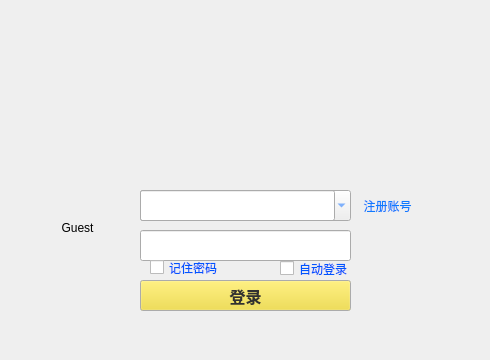
<?xml version="1.0" encoding="UTF-8"?>
<ui version="4.0">
 <class>login</class>
 <widget class="QWidget" name="login">
  <property name="geometry">
   <rect>
    <x>0</x>
    <y>0</y>
    <width>490</width>
    <height>360</height>
   </rect>
  </property>
  <property name="mouseTracking">
   <bool>true</bool>
  </property>
  <property name="windowTitle">
   <string>天天斗地主</string>
  </property>
  <widget class="QLineEdit" name="code1">
   <property name="geometry">
    <rect>
     <x>140</x>
     <y>230</y>
     <width>211</width>
     <height>31</height>
    </rect>
   </property>
  </widget>
  <widget class="QCheckBox" name="remember">
   <property name="geometry">
    <rect>
     <x>150</x>
     <y>252</y>
     <width>71</width>
     <height>31</height>
    </rect>
   </property>
   <property name="palette">
    <palette>
     <active>
      <colorrole role="WindowText">
       <brush brushstyle="SolidPattern">
        <color alpha="255">
         <red>0</red>
         <green>85</green>
         <blue>255</blue>
        </color>
       </brush>
      </colorrole>
     </active>
     <inactive>
      <colorrole role="WindowText">
       <brush brushstyle="SolidPattern">
        <color alpha="255">
         <red>0</red>
         <green>85</green>
         <blue>255</blue>
        </color>
       </brush>
      </colorrole>
     </inactive>
     <disabled>
      <colorrole role="WindowText">
       <brush brushstyle="SolidPattern">
        <color alpha="255">
         <red>120</red>
         <green>120</green>
         <blue>120</blue>
        </color>
       </brush>
      </colorrole>
     </disabled>
    </palette>
   </property>
   <property name="text">
    <string>记住密码</string>
   </property>
  </widget>
  <widget class="QCheckBox" name="autologin">
   <property name="geometry">
    <rect>
     <x>280</x>
     <y>260</y>
     <width>72</width>
     <height>17</height>
    </rect>
   </property>
   <property name="palette">
    <palette>
     <active>
      <colorrole role="WindowText">
       <brush brushstyle="SolidPattern">
        <color alpha="255">
         <red>0</red>
         <green>85</green>
         <blue>255</blue>
        </color>
       </brush>
      </colorrole>
     </active>
     <inactive>
      <colorrole role="WindowText">
       <brush brushstyle="SolidPattern">
        <color alpha="255">
         <red>0</red>
         <green>85</green>
         <blue>255</blue>
        </color>
       </brush>
      </colorrole>
     </inactive>
     <disabled>
      <colorrole role="WindowText">
       <brush brushstyle="SolidPattern">
        <color alpha="255">
         <red>120</red>
         <green>120</green>
         <blue>120</blue>
        </color>
       </brush>
      </colorrole>
     </disabled>
    </palette>
   </property>
   <property name="text">
    <string>自动登录</string>
   </property>
  </widget>
  <widget class="QPushButton" name="loginbutton">
   <property name="geometry">
    <rect>
     <x>140</x>
     <y>280</y>
     <width>211</width>
     <height>31</height>
    </rect>
   </property>
   <property name="palette">
    <palette>
     <active>
      <colorrole role="WindowText">
       <brush brushstyle="SolidPattern">
        <color alpha="255">
         <red>0</red>
         <green>0</green>
         <blue>0</blue>
        </color>
       </brush>
      </colorrole>
      <colorrole role="Button">
       <brush brushstyle="SolidPattern">
        <color alpha="255">
         <red>240</red>
         <green>218</green>
         <blue>44</blue>
        </color>
       </brush>
      </colorrole>
      <colorrole role="Midlight">
       <brush brushstyle="SolidPattern">
        <color alpha="255">
         <red>255</red>
         <green>255</green>
         <blue>255</blue>
        </color>
       </brush>
      </colorrole>
      <colorrole role="Dark">
       <brush brushstyle="SolidPattern">
        <color alpha="255">
         <red>255</red>
         <green>255</green>
         <blue>255</blue>
        </color>
       </brush>
      </colorrole>
      <colorrole role="Text">
       <brush brushstyle="SolidPattern">
        <color alpha="255">
         <red>0</red>
         <green>0</green>
         <blue>0</blue>
        </color>
       </brush>
      </colorrole>
      <colorrole role="ButtonText">
       <brush brushstyle="SolidPattern">
        <color alpha="255">
         <red>49</red>
         <green>49</green>
         <blue>49</blue>
        </color>
       </brush>
      </colorrole>
     </active>
     <inactive>
      <colorrole role="WindowText">
       <brush brushstyle="SolidPattern">
        <color alpha="255">
         <red>0</red>
         <green>0</green>
         <blue>0</blue>
        </color>
       </brush>
      </colorrole>
      <colorrole role="Button">
       <brush brushstyle="SolidPattern">
        <color alpha="255">
         <red>240</red>
         <green>218</green>
         <blue>44</blue>
        </color>
       </brush>
      </colorrole>
      <colorrole role="Midlight">
       <brush brushstyle="SolidPattern">
        <color alpha="255">
         <red>255</red>
         <green>255</green>
         <blue>255</blue>
        </color>
       </brush>
      </colorrole>
      <colorrole role="Dark">
       <brush brushstyle="SolidPattern">
        <color alpha="255">
         <red>255</red>
         <green>255</green>
         <blue>255</blue>
        </color>
       </brush>
      </colorrole>
      <colorrole role="Text">
       <brush brushstyle="SolidPattern">
        <color alpha="255">
         <red>0</red>
         <green>0</green>
         <blue>0</blue>
        </color>
       </brush>
      </colorrole>
      <colorrole role="ButtonText">
       <brush brushstyle="SolidPattern">
        <color alpha="255">
         <red>49</red>
         <green>49</green>
         <blue>49</blue>
        </color>
       </brush>
      </colorrole>
     </inactive>
     <disabled>
      <colorrole role="WindowText">
       <brush brushstyle="SolidPattern">
        <color alpha="255">
         <red>255</red>
         <green>255</green>
         <blue>255</blue>
        </color>
       </brush>
      </colorrole>
      <colorrole role="Button">
       <brush brushstyle="SolidPattern">
        <color alpha="255">
         <red>240</red>
         <green>218</green>
         <blue>44</blue>
        </color>
       </brush>
      </colorrole>
      <colorrole role="Midlight">
       <brush brushstyle="SolidPattern">
        <color alpha="255">
         <red>255</red>
         <green>255</green>
         <blue>255</blue>
        </color>
       </brush>
      </colorrole>
      <colorrole role="Dark">
       <brush brushstyle="SolidPattern">
        <color alpha="255">
         <red>255</red>
         <green>255</green>
         <blue>255</blue>
        </color>
       </brush>
      </colorrole>
      <colorrole role="Text">
       <brush brushstyle="SolidPattern">
        <color alpha="255">
         <red>255</red>
         <green>255</green>
         <blue>255</blue>
        </color>
       </brush>
      </colorrole>
      <colorrole role="ButtonText">
       <brush brushstyle="SolidPattern">
        <color alpha="255">
         <red>255</red>
         <green>255</green>
         <blue>255</blue>
        </color>
       </brush>
      </colorrole>
     </disabled>
    </palette>
   </property>
   <property name="font">
    <font>
     <family>微软雅黑</family>
     <pointsize>12</pointsize>
     <weight>75</weight>
     <italic>false</italic>
     <bold>true</bold>
    </font>
   </property>
   <property name="autoFillBackground">
    <bool>false</bool>
   </property>
   <property name="text">
    <string>登录</string>
   </property>
   <property name="autoExclusive">
    <bool>false</bool>
   </property>
   <property name="flat">
    <bool>false</bool>
   </property>
  </widget>
  <widget class="QPushButton" name="entrybutton">
   <property name="geometry">
    <rect>
     <x>350</x>
     <y>190</y>
     <width>75</width>
     <height>31</height>
    </rect>
   </property>
   <property name="palette">
    <palette>
     <active>
      <colorrole role="WindowText">
       <brush brushstyle="SolidPattern">
        <color alpha="255">
         <red>70</red>
         <green>53</green>
         <blue>255</blue>
        </color>
       </brush>
      </colorrole>
      <colorrole role="ButtonText">
       <brush brushstyle="SolidPattern">
        <color alpha="255">
         <red>14</red>
         <green>122</green>
         <blue>255</blue>
        </color>
       </brush>
      </colorrole>
     </active>
     <inactive>
      <colorrole role="WindowText">
       <brush brushstyle="SolidPattern">
        <color alpha="255">
         <red>70</red>
         <green>53</green>
         <blue>255</blue>
        </color>
       </brush>
      </colorrole>
      <colorrole role="ButtonText">
       <brush brushstyle="SolidPattern">
        <color alpha="255">
         <red>14</red>
         <green>122</green>
         <blue>255</blue>
        </color>
       </brush>
      </colorrole>
     </inactive>
     <disabled>
      <colorrole role="WindowText">
       <brush brushstyle="SolidPattern">
        <color alpha="255">
         <red>120</red>
         <green>120</green>
         <blue>120</blue>
        </color>
       </brush>
      </colorrole>
      <colorrole role="ButtonText">
       <brush brushstyle="SolidPattern">
        <color alpha="255">
         <red>120</red>
         <green>120</green>
         <blue>120</blue>
        </color>
       </brush>
      </colorrole>
     </disabled>
    </palette>
   </property>
   <property name="text">
    <string>注册账号</string>
   </property>
   <property name="flat">
    <bool>true</bool>
   </property>
  </widget>
  <widget class="QComboBox" name="cname1">
   <property name="geometry">
    <rect>
     <x>140</x>
     <y>190</y>
     <width>211</width>
     <height>31</height>
    </rect>
   </property>
   <property name="palette">
    <palette>
     <active>
      <colorrole role="ButtonText">
       <brush brushstyle="SolidPattern">
        <color alpha="255">
         <red>57</red>
         <green>136</green>
         <blue>255</blue>
        </color>
       </brush>
      </colorrole>
     </active>
     <inactive>
      <colorrole role="ButtonText">
       <brush brushstyle="SolidPattern">
        <color alpha="255">
         <red>57</red>
         <green>136</green>
         <blue>255</blue>
        </color>
       </brush>
      </colorrole>
     </inactive>
     <disabled>
      <colorrole role="ButtonText">
       <brush brushstyle="SolidPattern">
        <color alpha="255">
         <red>120</red>
         <green>120</green>
         <blue>120</blue>
        </color>
       </brush>
      </colorrole>
     </disabled>
    </palette>
   </property>
   <property name="frame">
    <bool>false</bool>
   </property>
  </widget>
  <widget class="QLineEdit" name="name1">
   <property name="geometry">
    <rect>
     <x>140</x>
     <y>190</y>
     <width>195</width>
     <height>31</height>
    </rect>
   </property>
  </widget>
  <widget class="QLabel" name="guestLabel">
   <property name="geometry">
    <rect>
     <x>40</x>
     <y>190</y>
     <width>75</width>
     <height>75</height>
    </rect>
   </property>
   <property name="text">
    <string>Guest</string>
   </property>
   <property name="alignment">
    <set>Qt::AlignCenter</set>
   </property>
  </widget>
 </widget>
 <resources/>
 <connections/>
</ui>
